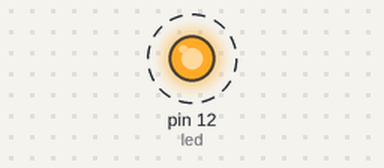
Bench run of a sketch on a simulated Arduino Uno, built with avr-gcc and run on an emulated ATmega328P. On the bench: output pins drawn as LEDs (lit = HIGH). Dashed ring = blinking.

Above: at 0.12 s.
Timing chart, 0 to 3.0 s (numbered marks = the images above):
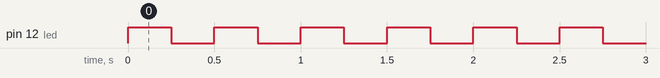

The sketch:

Hola_mundo_funciones.ino
```cpp
// Taller de Robotica Unitec
//
//Hola Mundo
//
// Autor: Mendoza Pinto Gustavo David

void blinking(int pin,int Btime);
int led = 12;


void setup() {

pinMode(led,OUTPUT); //Habilitamos el pin 13 como salida digital
}

void loop() {
  blinking(led,250);

}


void blinking(int pin, int Btime){
  digitalWrite(pin,HIGH); //Ponemos en alto el pin digital seleccionado
  delay(Btime);               // Espewramos 500 milisegundos
  digitalWrite(pin,LOW);  //Ponemos en bajo el pin
  delay(Btime);
  return;
}
```

Measured:
- by itself, pin 12 (led): alternates HIGH for 0.25 s and LOW for 0.25 s
